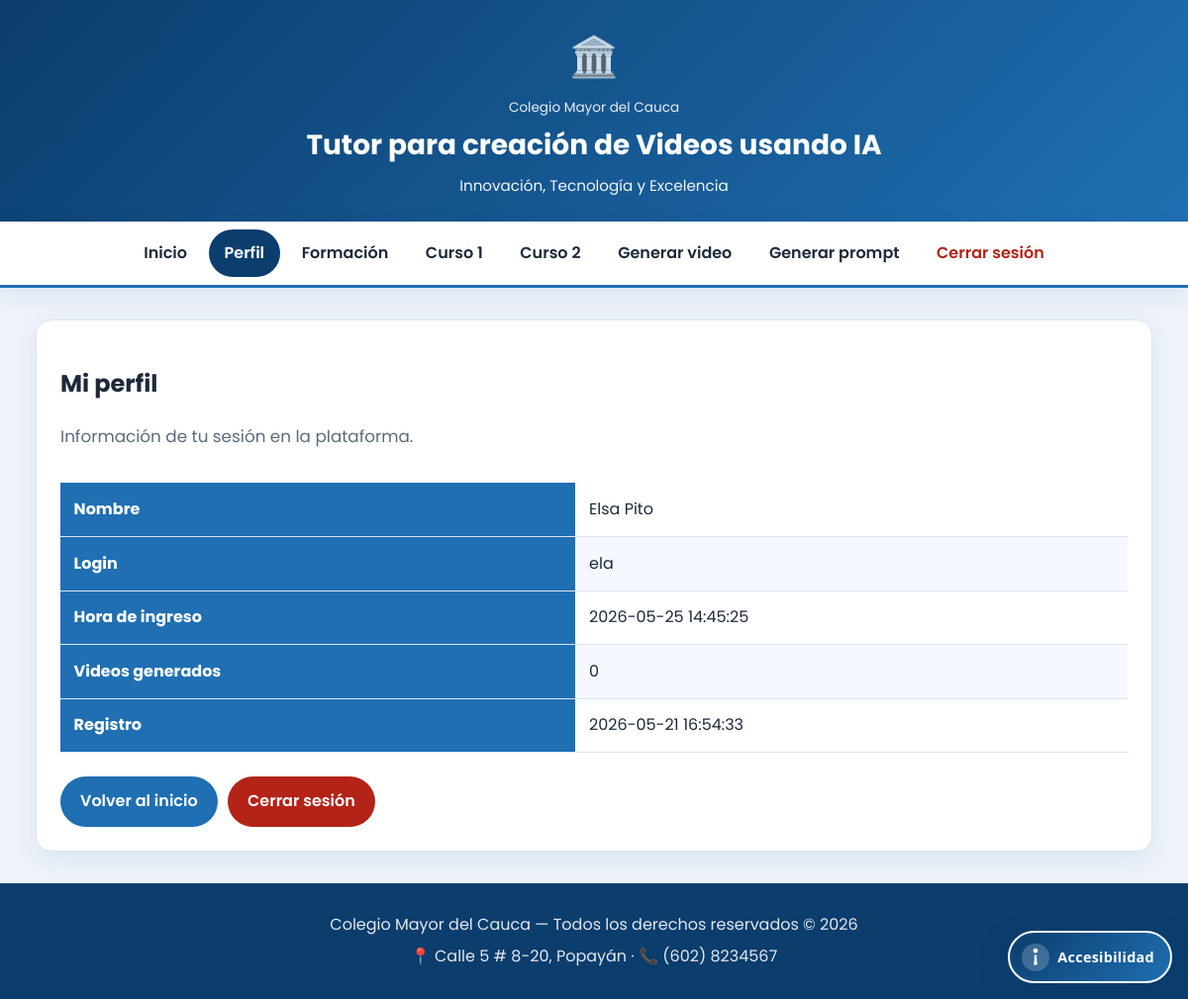
The app's page /COMPARACION/docente/perfil.php (signed in) with its own data.
### tables this page shows
CREATE TABLE IF NOT EXISTS usuarios (
  id INT UNSIGNED AUTO_INCREMENT PRIMARY KEY,
  login VARCHAR(50) NOT NULL UNIQUE,
  nombre VARCHAR(120) NOT NULL,
  password_hash VARCHAR(255) NOT NULL,
  rol ENUM('docente', 'admin') NOT NULL DEFAULT 'docente',
  videos_generados INT UNSIGNED NOT NULL DEFAULT 0,
  activo TINYINT(1) NOT NULL DEFAULT 1,
  created_at DATETIME NOT NULL DEFAULT CURRENT_TIMESTAMP,
  updated_at DATETIME NULL ON UPDATE CURRENT_TIMESTAMP,
  INDEX idx_usuarios_rol (rol),
  INDEX idx_usuarios_activo (activo)
);

### COMPARACION/app/Controllers/DocentePanelController.php (called while the page is built, shortened)
<?php
final class DocentePanelController
{
    private static function render(string $view, array $data = []): void
    {
        View::render('docente/' . $view, array_merge([
            'basePath' => '../',
            'usuarioNombre' => $_SESSION['usuario'] ?? '',
            'horaIngreso' => $_SESSION['hora_ingreso'] ?? '',
            'login' => $_SESSION['login'] ?? '',
        ], $data), 'docente');
    }
    public static function perfil(): void
    {
        $usuario = null;
        try {
            $id = (int) ($_SESSION['usuario_id'] ?? 0);
            if ($id > 0) {
                $usuario = Usuario::findById($id);
            }
        } catch (\Throwable) {
            $usuario = null;
        }
        self::render('perfil', [
            'pageTitle' => 'Mi perfil',
            'navActive' => 'perfil',
            'usuario' => $usuario,
        ]);
    }
}

### COMPARACION/docente/perfil.php (called while the page is built, shortened)
<?php
require_once BASE_PATH . '/app/Controllers/DocentePanelController.php';
App\Controllers\DocentePanelController::perfil();

### COMPARACION/app/Utils/Env.php (called while the page is built, shortened)
<?php
final class Env
{
    public static function get(string $key, ?string $default = null): ?string
    {
        $value = $_ENV[$key] ?? getenv($key);
        if ($value === false || $value === '') {
            return $default;
        }
        return (string) $value;
    }
}

### COMPARACION/app/Config/Database.php (called while the page is built, shortened)
<?php
final class Database
{
    private static ?PDO $connection = null;
    public static function connection(): PDO
    {
        $host = Env::get('DB_HOST', '127.0.0.1');
        $port = Env::get('DB_PORT', '3306');
        $name = Env::get('DB_NAME', 'entrega_ia');
        $user = Env::get('DB_USER', 'root');
        $pass = Env::get('DB_PASS', '');
        $charset = Env::get('DB_CHARSET', 'utf8mb4');
        $dsn = "mysql:host={$host};port={$port};dbname={$name};charset={$charset}";
        try {
            self::$connection = new PDO($dsn, $user, $pass, [
                PDO::ATTR_ERRMODE => PDO::ERRMODE_EXCEPTION,
                PDO::ATTR_DEFAULT_FETCH_MODE => PDO::FETCH_ASSOC,
                PDO::ATTR_EMULATE_PREPARES => false,
                PDO::MYSQL_ATTR_INIT_COMMAND => 'SET NAMES utf8mb4 COLLATE utf8mb4_unicode_ci',
            ]);
        } catch (PDOException $e) {
            throw new RuntimeException('No se pudo conectar a MariaDB: ' . $e->getMessage(), 0, $e);
        }
        return self::$connection;
    }
}

### COMPARACION/app/Models/Usuario.php (called while the page is built, shortened)
<?php
final class Usuario
{
    public static function findById(int $id): ?array
    {
        $stmt = Database::connection()->prepare(
            'SELECT id, login, nombre, rol, videos_generados, created_at
             FROM usuarios WHERE id = :id AND activo = 1 LIMIT 1'
        );
        $stmt->execute(['id' => $id]);
        $row = $stmt->fetch();
        return $row ?: null;
    }
}

### COMPARACION/app/Utils/Sanitizer.php (called while the page is built, shortened)
<?php
final class Sanitizer
{
    public static function escape(mixed $value): string
    {
        return htmlspecialchars((string) $value, ENT_QUOTES | ENT_SUBSTITUTE, 'UTF-8');
    }
}

### COMPARACION/views/pages/docente/perfil.php (the view, shortened to what this page needs)
<div class="docente-panel">
    <section class="card-info">
        <h1>Mi perfil</h1>
        <p class="lead">Información de tu sesión en la plataforma.</p>
        <div class="table-responsive">
            <table>
                <tbody>
                    <tr>
                        <th scope="row">Nombre</th>
                        <td><?= App\Utils\Sanitizer::escape($usuario['nombre'] ?? $usuarioNombre) ?></td>
                    </tr>
                    <tr>
                        <th scope="row">Login</th>
                        <td><?= App\Utils\Sanitizer::escape($usuario['login'] ?? $login) ?></td>
                    </tr>
                    <tr>
                        <th scope="row">Hora de ingreso</th>
                        <td><?= App\Utils\Sanitizer::escape($horaIngreso) ?></td>
                    </tr>
                    <tr>
                        <th scope="row">Videos generados</th>
                        <td><?= (int) ($usuario['videos_generados'] ?? 0) ?></td>
                    </tr>
                    <?php if (!empty($usuario['created_at'])): ?>
                    <tr>
                        <th scope="row">Registro</th>
                        <td><?= App\Utils\Sanitizer::escape($usuario['created_at']) ?></td>
                    </tr>
                    <?php endif; ?>
                </tbody>
            </table>
        </div>
        <div class="quick-links mt-lg">
            <a class="btn" href="homeDocente.php">Volver al inicio</a>
            <a class="btn btn-danger" href="cerrar.php">Cerrar sesión</a>
        </div>
    </section>
</div>

### COMPARACION/css/main.css (style rules this page uses)
:root { --color-primary: #0b3d6d; --color-primary-light: #1f6fb2; --color-accent: #e85d26; --color-accent-hover: #c74e1f; --color-bg: #eef3fa; --color-surface: #ffffff; --color-text: #1d2939; --color-muted: #5b6b7c; --color-border: #d9e5f3; --color-error: #b42318; --color-error-bg: #fef3f2; --color-success: #067647; --color-success-bg: #ecfdf3; --focus-ring: 0 0 0 3px rgba(31, 111, 178, 0.45); --radius: 16px; --shadow: 0 8px 24px rgba(11, 61, 109, 0.08); --font: 'Poppins', system-ui, sans-serif; --max-width: 1200px; }
*, *::before, *::after { box-sizing: border-box; }
html { scroll-behavior: smooth; }
body { margin: 0; font-family: var(--font); background: var(--color-bg); color: var(--color-text); line-height: 1.65; min-height: 100vh; display: flex; flex-direction: column; }
.lead { font-size: 1.05rem; color: var(--color-muted); }
button, .btn { background: var(--color-primary-light); color: #fff; border: none; padding: 0.75rem 1.25rem; border-radius: 999px; font-weight: 600; cursor: pointer; text-decoration: none; display: inline-block; }
.table-responsive { overflow-x: auto; }
table { width: 100%; border-collapse: collapse; margin-top: 1rem; }
th, td { padding: 0.85rem; border-bottom: 1px solid var(--color-border); text-align: left; }
th { background: var(--color-primary-light); color: #fff; }
tr:nth-child(even) { background: #f5f9ff; }
.mt-lg { margin-top: 1.5rem; }
.card-info { background: var(--color-surface); padding: 1.5rem; border-radius: var(--radius); box-shadow: var(--shadow); border: 1px solid var(--color-border); }
.docente-panel { display: grid; gap: 1.25rem; }
.quick-links { display: flex; flex-wrap: wrap; gap: 0.65rem; }
.btn-danger { background: var(--color-error); }

### COMPARACION/css/accessibility.css (style rules this page uses)
:root { --a11y-fab-h: 3rem; --a11y-panel-w: min(20rem, calc(100vw - 1.5rem)); --a11y-z: 100000; }

### records on screen
usuarios: nombre "Elsa Pito", login "ela", videos_generados "0", created_at "2026-05-21 16:54:33"

### other values on screen
App\Utils\Sanitizer::escape($item['label']) "Inicio"
App\Utils\Sanitizer::escape($item['label']) "Perfil"
App\Utils\Sanitizer::escape($item['label']) "Formación"
App\Utils\Sanitizer::escape($item['label']) "Curso 1"
App\Utils\Sanitizer::escape($item['label']) "Curso 2"
App\Utils\Sanitizer::escape($item['label']) "Generar video"
App\Utils\Sanitizer::escape($item['label']) "Generar prompt"
App\Utils\Sanitizer::escape($item['label']) "Cerrar sesión"
App\Utils\Sanitizer::escape($horaIngreso) "2026-05-25 14:45:25"
